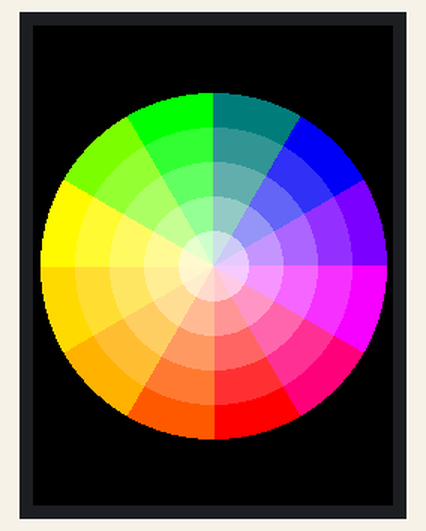
The sketch below on a simulated ESP32. Parts: 240×320 colour display.

Above: at 6.4 s.

The sketch:

st7735s.ino
```cpp
#include <TFT_eSPI.h>
TFT_eSPI tft = TFT_eSPI();

uint16_t colors[12];

// -------------------------------------------------------------------------
// Setup
// -------------------------------------------------------------------------
void setup(void)
{
  tft.init();
  tft.fillScreen(TFT_BLACK);

  pinMode(TFT_BL, OUTPUT);
  // controll lcd backlight
  for (uint8_t c = 0; c < 3; c++)
  {
    digitalWrite(TFT_BL, LOW);
    delay(1000);
    digitalWrite(TFT_BL, HIGH);
    delay(1000);
  }
  // Create the outer ring colours
  for (uint8_t c = 0; c < 2; c++)
  {
    colors[c + 10] = tft.alphaBlend(128 + c * 127, TFT_RED, TFT_MAGENTA);
    colors[c + 8] = tft.alphaBlend(128 + c * 127, TFT_MAGENTA, TFT_BLUE);
    colors[c + 6] = tft.alphaBlend(128 + c * 127, TFT_BLUE, TFT_GREEN);
    colors[c + 4] = tft.alphaBlend(128 + c * 127, TFT_GREEN, TFT_YELLOW);
    colors[c + 2] = tft.alphaBlend(128 + c * 127, TFT_YELLOW, TFT_ORANGE);
    colors[c + 0] = tft.alphaBlend(128 + c * 127, TFT_ORANGE, TFT_RED);
  }
}

// -------------------------------------------------------------------------
// Main loop
// -------------------------------------------------------------------------
void loop()
{
  uint16_t rDelta = (tft.width() - 1) / 10;
  uint16_t x = tft.width() / 2;
  uint16_t y = tft.height() / 2;
  bool smooth = true;

  // Draw rings as a series of arcs, increasingly blend colour with white towards middle
  for (uint16_t i = 5; i > 0; i--)
  {
    for (uint16_t angle = 0; angle <= 330; angle += 30)
    {
      uint16_t radius = i * rDelta;
      uint16_t wheelColor = tft.alphaBlend((i * 255.0) / 5.0, colors[angle / 30], TFT_WHITE);
      tft.drawArc(x, y, radius, radius - rDelta, angle, angle + 30, wheelColor, TFT_BLACK, smooth);
    }
    smooth = false; // Only outer ring is smooth
  }

  while (1)
    delay(100);
}
```
